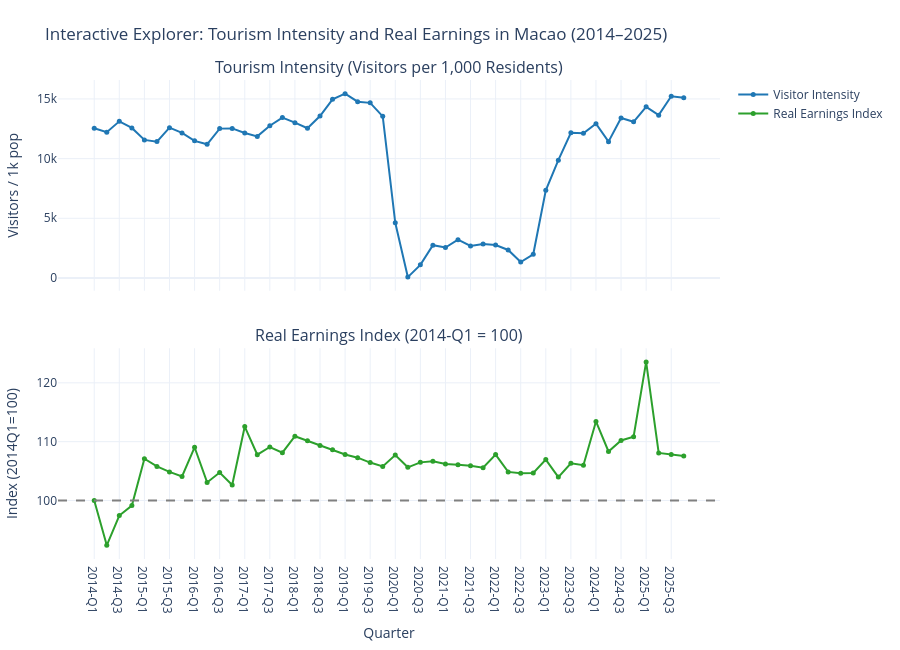

Notebook code cell kept with this figure:
### Markdown cell above
## 9. Visualization F6: Interactive Plotly Chart (Module 04 Integration)

In Module 04, we learned how to use Plotly to build interactive web charts. Here, we created an interactive dashboard that lets you hover over any quarter to see the exact numbers for visitor arrivals, population, nominal salary, CPI, and real earnings.

We also saved this chart as an HTML file (`figures/fig6_interactive_tourism_affordability.html`) so it can be opened directly in any browser.

### Code cell
# Build an interactive Plotly chart with two synchronized rows
fig = make_subplots(
    rows=2, cols=1,
    shared_xaxes=True,
    vertical_spacing=0.12,
    subplot_titles=("Tourism Intensity (Visitors per 1,000 Residents)", "Real Earnings Index (2014-Q1 = 100)")
)

# Custom hover data
custom_intensity = np.stack((
    df["Phase"],
    df["Visitor arrivals"],
    df["Population at quarter-end ('000)"]
), axis=-1)

# Top trace: Tourism intensity
fig.add_trace(
    go.Scatter(
        x=df["Quarter"],
        y=df["Visitors per 1,000 residents"],
        name="Visitor Intensity",
        mode="lines+markers",
        line=dict(color="#1f77b4", width=2),
        marker=dict(size=5),
        customdata=custom_intensity,
        hovertemplate="<b>%{x}</b><br>Period: %{customdata[0]}<br>Visitors: %{customdata[1]:,}<br>Population: %{customdata[2]:.1f}k<br>Intensity: %{y:,.0f} per 1k pop<extra></extra>"
    ),
    row=1, col=1
)

# Custom hover data for bottom trace
custom_earnings = np.stack((
    df["Phase"],
    df["Resident median earnings (MOP)"],
    df["Composite CPI (quarterly mean)"],
    df["Real earnings (base-period MOP)"]
), axis=-1)

# Bottom trace: Real earnings index
fig.add_trace(
    go.Scatter(
        x=df["Quarter"],
        y=df["Real earnings index (2014-Q1=100)"],
        name="Real Earnings Index",
        mode="lines+markers",
        line=dict(color="#2ca02c", width=2),
        marker=dict(size=5),
        customdata=custom_earnings,
        hovertemplate="<b>%{x}</b><br>Period: %{customdata[0]}<br>Nominal salary: MOP %{customdata[1]:,}<br>CPI: %{customdata[2]:.2f}<br>Real salary: MOP %{customdata[3]:,.0f}<br>Index: %{y:.1f}<extra></extra>"
    ),
    row=2, col=1
)

# Reference line at 100
fig.add_hline(y=100, line_dash="dash", line_color="gray", row=2, col=1)

fig.update_layout(
    title="Interactive Explorer: Tourism Intensity and Real Earnings in Macao (2014–2025)",
    height=650,
    hovermode="x unified",
    template="plotly_white",
    margin=dict(l=50, r=30, t=80, b=40)
)

fig.update_yaxes(title_text="Visitors / 1k pop", row=1, col=1)
fig.update_yaxes(title_text="Index (2014Q1=100)", row=2, col=1)
fig.update_xaxes(title_text="Quarter", row=2, col=1)

# Save to standalone HTML file
html_path = figures_dir / "fig6_interactive_tourism_affordability.html"
fig.write_html(str(html_path))
fig.show()

### Figure 1 — Plotly figure (JSON) as saved in the notebook; plotly's stock layout.template omitted (floating-point values rounded to 4 significant figures; data arrays with more than 128 entries replaced by an {"elided": "..."} marker saying what was removed)
{"data": [{"customdata": {"elided": "48x3 mixed values"}, "hovertemplate": "<b>%{x}</b><br>Period: %{customdata[0]}<br>Visitors: %{customdata[1]:,}<br>Population: %{customdata[2]:.1f}k<br>Intensity: %{y:,.0f} per 1k pop<extra></extra>", "line": {"color": "#1f77b4", "width": 2}, "marker": {"size": 5}, "mode": "lines+markers", "name": "Visitor Intensity", "type": "scatter", "x": ["2014-Q1", "2014-Q2", "2014-Q3", "2014-Q4", "2015-Q1", "2015-Q2", "2015-Q3", "2015-Q4", "2016-Q1", "2016-Q2", "2016-Q3", "2016-Q4", "2017-Q1", "2017-Q2", "2017-Q3", "2017-Q4", "2018-Q1", "2018-Q2", "2018-Q3", "2018-Q4", "2019-Q1", "2019-Q2", "2019-Q3", "2019-Q4", "2020-Q1", "2020-Q2", "2020-Q3", "2020-Q4", "2021-Q1", "2021-Q2", "2021-Q3", "2021-Q4", "2022-Q1", "2022-Q2", "2022-Q3", "2022-Q4", "2023-Q1", "2023-Q2", "2023-Q3", "2023-Q4", "2024-Q1", "2024-Q2", "2024-Q3", "2024-Q4", "2025-Q1", "2025-Q2", "2025-Q3", "2025-Q4"], "xaxis": "x", "y": [12540.0, 12210.0, 13120.0, 12570.0, 11570.0, 11420.0, 12590.0, 12150.0, 11490.0, 11200.0, 12510.0, 12530.0, 12140.0, 11860.0, 12750.0, 13440.0, 13010.0, 12550.0, 13570.0, 14970.0, 15440.0, 14770.0, 14670.0, 13540.0, 4625.0, 72.56, 1099.0, 2749.0, 2547.0, 3208.0, 2679.0, 2855.0, 2753.0, 2345.0, 1338.0, 1986.0, 7346.0, 9867.0, 12160.0, 12120.0, 12930.0, 11420.0, 13400.0, 13090.0, 14340.0, 13640.0, 15220.0, 15090.0], "yaxis": "y"}, {"customdata": {"elided": "48x4 mixed values"}, "hovertemplate": "<b>%{x}</b><br>Period: %{customdata[0]}<br>Nominal salary: MOP %{customdata[1]:,}<br>CPI: %{customdata[2]:.2f}<br>Real salary: MOP %{customdata[3]:,.0f}<br>Index: %{y:.1f}<extra></extra>", "line": {"color": "#2ca02c", "width": 2}, "marker": {"size": 5}, "mode": "lines+markers", "name": "Real Earnings Index", "type": "scatter", "x": ["2014-Q1", "2014-Q2", "2014-Q3", "2014-Q4", "2015-Q1", "2015-Q2", "2015-Q3", "2015-Q4", "2016-Q1", "2016-Q2", "2016-Q3", "2016-Q4", "2017-Q1", "2017-Q2", "2017-Q3", "2017-Q4", "2018-Q1", "2018-Q2", "2018-Q3", "2018-Q4", "2019-Q1", "2019-Q2", "2019-Q3", "2019-Q4", "2020-Q1", "2020-Q2", "2020-Q3", "2020-Q4", "2021-Q1", "2021-Q2", "2021-Q3", "2021-Q4", "2022-Q1", "2022-Q2", "2022-Q3", "2022-Q4", "2023-Q1", "2023-Q2", "2023-Q3", "2023-Q4", "2024-Q1", "2024-Q2", "2024-Q3", "2024-Q4", "2025-Q1", "2025-Q2", "2025-Q3", "2025-Q4"], "xaxis": "x2", "y": [100, 92.37, 97.43, 99.13, 107.1, 105.8, 104.9, 104.1, 109.0, 103.1, 104.7, 102.6, 112.6, 107.8, 109.1, 108.1, 110.9, 110.2, 109.3, 108.6, 107.8, 107.3, 106.4, 105.8, 107.7, 105.6, 106.5, 106.7, 106.2, 106.1, 105.9, 105.6, 107.8, 104.9, 104.6, 104.7, 107.0, 104.0, 106.3, 106.0, 113.4, 108.3, 110.2, 110.8, 123.6, 108.1, 107.8, 107.6], "yaxis": "y2"}], "layout": {"annotations": [{"font": {"size": 16}, "showarrow": false, "text": "Tourism Intensity (Visitors per 1,000 Residents)", "x": 0.5, "xanchor": "center", "xref": "paper", "y": 1, "yanchor": "bottom", "yref": "paper"}, {"font": {"size": 16}, "showarrow": false, "text": "Real Earnings Index (2014-Q1 = 100)", "x": 0.5, "xanchor": "center", "xref": "paper", "y": 0.44, "yanchor": "bottom", "yref": "paper"}], "height": 650, "hovermode": "x unified", "margin": {"b": 40, "l": 50, "r": 30, "t": 80}, "shapes": [{"line": {"color": "gray", "dash": "dash"}, "type": "line", "x0": 0, "x1": 1, "xref": "x2 domain", "y0": 100, "y1": 100, "yref": "y2"}], "title": {"text": "Interactive Explorer: Tourism Intensity and Real Earnings in Macao (2014–2025)"}, "xaxis": {"anchor": "y", "domain": [0, 1], "matches": "x2", "showticklabels": false}, "xaxis2": {"anchor": "y2", "domain": [0, 1], "title": {"text": "Quarter"}}, "yaxis": {"anchor": "x", "domain": [0.56, 1], "title": {"text": "Visitors / 1k pop"}}, "yaxis2": {"anchor": "x2", "domain": [0, 0.44], "title": {"text": "Index (2014Q1=100)"}}}}
